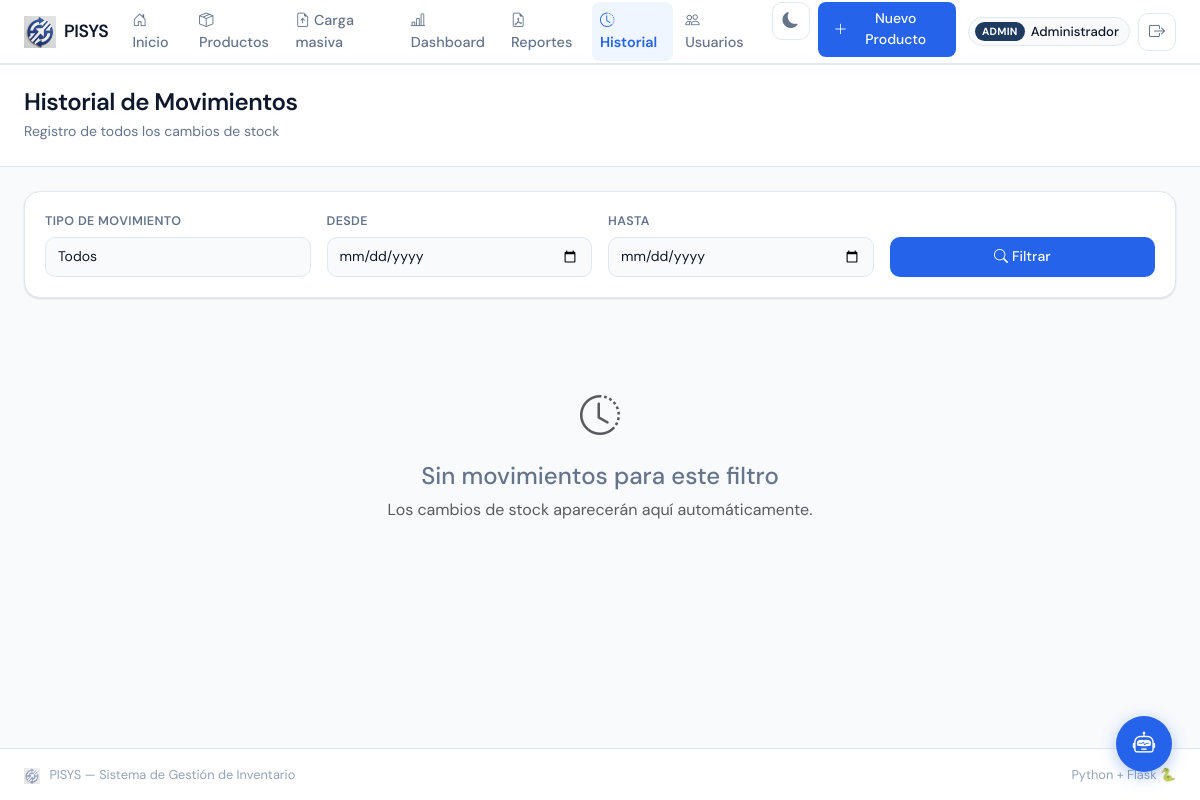
Page /historial (signed in) on the earlier database version.
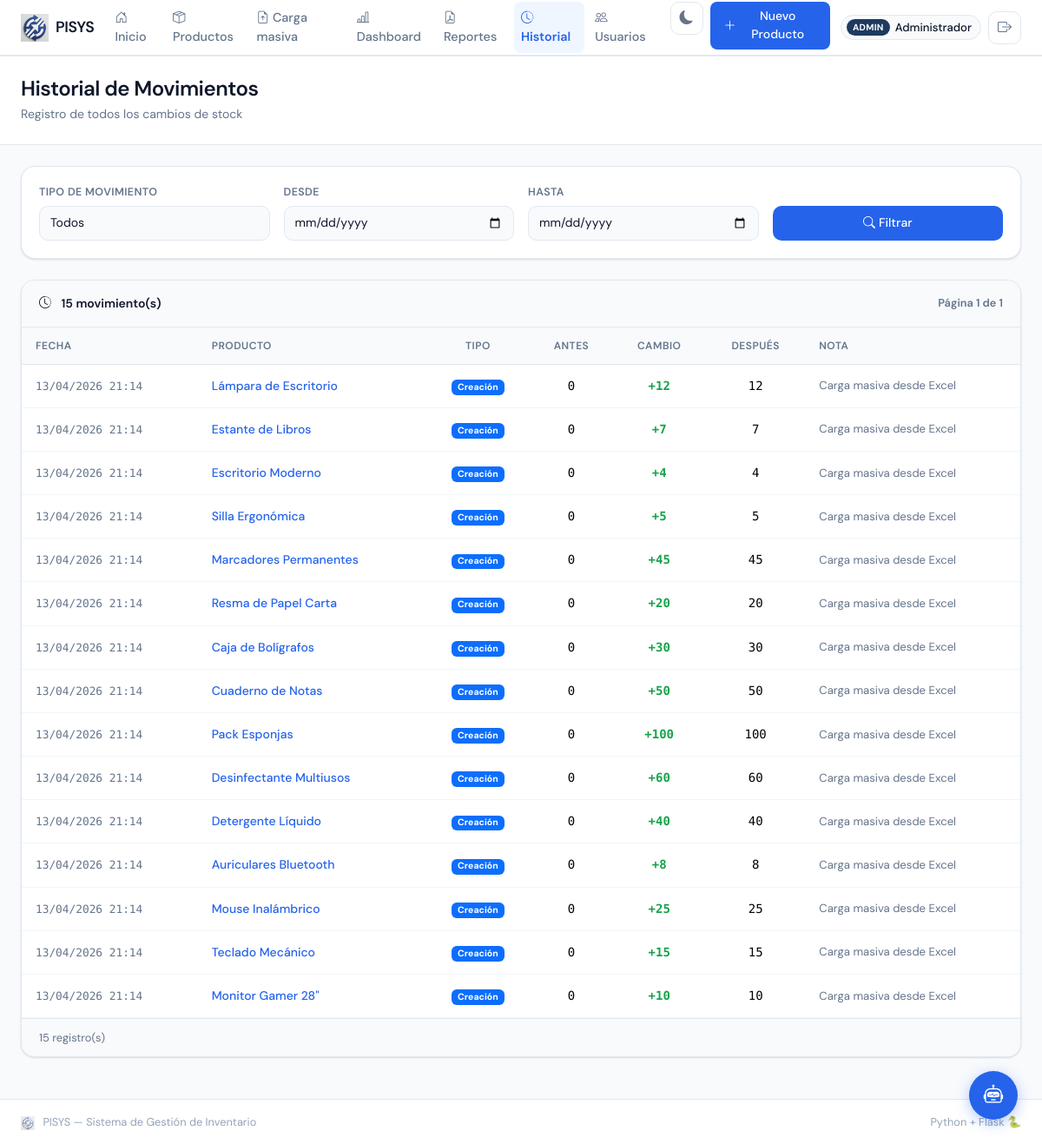
Same page on the later database version.
### app.py (models this page shows, shortened)
class Movimiento(db.Model):
    __tablename__ = 'movimiento'
    id                = db.Column(db.Integer, primary_key=True)
    producto_id       = db.Column(db.Integer, db.ForeignKey('producto.id'), nullable=False)
    tipo              = db.Column(db.String(20), nullable=False, default='ajuste')  # entrada | salida | ajuste | creacion
    cantidad_cambio   = db.Column(db.Integer, nullable=False)
    cantidad_anterior = db.Column(db.Integer, nullable=False)
    cantidad_nueva    = db.Column(db.Integer, nullable=False)
    nota              = db.Column(db.String(200), nullable=True)
    fecha             = db.Column(db.DateTime, default=datetime.utcnow)
    producto = db.relationship('Producto', backref='movimientos')

class Producto(db.Model):
    __tablename__ = 'producto'
    id             = db.Column(db.Integer, primary_key=True)
    nombre         = db.Column(db.String(100), nullable=False)
    descripcion    = db.Column(db.Text, nullable=True)
    precio         = db.Column(db.Float, nullable=False, default=0.0)
    cantidad       = db.Column(db.Integer, nullable=False, default=0)
    categoria      = db.Column(db.String(50), nullable=True, default='General')
    fecha_creacion = db.Column(db.DateTime, default=datetime.utcnow)

### app.py (the view, shortened to what this page needs)
@app.route('/historial')
@requiere_rol('admin', 'auditor')
@login_required
def historial():
    pagina      = request.args.get('pagina', 1, type=int)
    tipo_filtro = request.args.get('tipo', '')
    fecha_desde = request.args.get('fecha_desde', '')
    fecha_hasta = request.args.get('fecha_hasta', '')
    consulta = Movimiento.query
    if tipo_filtro:
        consulta = consulta.filter(Movimiento.tipo == tipo_filtro)
    dt_desde = dt_hasta = None
    if fecha_desde:
        try:
            dt_desde = datetime.strptime(fecha_desde, '%Y-%m-%d')
            consulta = consulta.filter(Movimiento.fecha >= dt_desde)
        except ValueError:
            flash('❌ Fecha "desde" inválida.', 'danger')
    movimientos = consulta.order_by(Movimiento.fecha.desc()) \
                          .paginate(page=pagina, per_page=20, error_out=False)
    return render_template('historial.html',
                           movimientos=movimientos,
                           tipo_filtro=tipo_filtro,
                           fecha_desde=fecha_desde,
                           fecha_hasta=fecha_hasta)

### app.py (called while the page is built)
@login_manager.user_loader
def cargar_usuario(user_id):
    return Usuario.query.get(int(user_id))

def requiere_rol(*roles):
    def decorador(f):
        @wraps(f)
        def wrapper(*args, **kwargs):
            if not current_user.tiene_rol(*roles):
                flash('⛔ No tienes permisos para acceder a esa sección.', 'danger')
                return redirect(url_for('inicio'))
            return f(*args, **kwargs)
        return wrapper
    return decorador

    def tiene_rol(self, *roles):
        return self.rol in roles

### templates/historial.html (shortened to what the changed rows need)
{% extends "base.html" %}
{% block contenido %}
<div class="page-header">
    <div class="container-fluid px-4">
        <div class="row align-items-center">
            <div class="col">
                <h1 class="page-title">Historial de Movimientos</h1>
            </div>
        </div>
    </div>
</div>
<div class="container-fluid px-4 mt-4 mb-5">
    {% if movimientos.items %}
    <div class="tabla-container">
        <div class="tabla-header">
            <span>
                <i class="bi bi-clock-history me-2"></i>
                {{ movimientos.total }} movimiento(s)
            </span>
            <span style="font-size:0.8rem; color:var(--texto-secundario);">
                Página {{ movimientos.page }} de {{ movimientos.pages }}
            </span>
        </div>
        <div class="table-responsive">
            <table class="table tabla-productos mb-0">
                <thead>
                    <tr>
                        <th>Fecha</th>
                        <th>Producto</th>
                        <th class="text-center">Tipo</th>
                        <th class="text-center">Antes</th>
                        <th class="text-center">Cambio</th>
                        <th class="text-center">Después</th>
                        <th>Nota</th>
                    </tr>
                </thead>
                <tbody>
                    {% for mov in movimientos.items %}
                    <tr class="fila-producto">
                        <td class="mono-font" style="font-size:0.8rem; color:var(--texto-secundario); white-space:nowrap;">
                            {{ mov.fecha.strftime('%d/%m/%Y %H:%M') }}
                        </td>
                        <td>
                            <a href="{{ url_for('detalle_producto', id=mov.producto_id) }}"
                               style="text-decoration:none; color:var(--color-primario); font-weight:500;">
                                {{ mov.producto.nombre }}
                            </a>
                        </td>
                        <td class="text-center">
                            {% if mov.tipo == 'entrada' %}
                                <span class="badge bg-success">Entrada</span>
                            {% elif mov.tipo == 'salida' %}
                                <span class="badge bg-danger">Salida</span>
                            {% elif mov.tipo == 'creacion' %}
                                <span class="badge bg-primary">Creación</span>
                            {% else %}
                                <span class="badge bg-secondary">Ajuste</span>
                            {% endif %}
                        </td>
                        <td class="text-center mono-font">{{ mov.cantidad_anterior }}</td>
                        <td class="text-center mono-font">
                            <span class="{% if mov.cantidad_cambio > 0 %}cambio-positivo{% elif mov.cantidad_cambio < 0 %}cambio-negativo{% else %}cambio-neutro{% endif %}">
                                {% if mov.cantidad_cambio > 0 %}+{% endif %}{{ mov.cantidad_cambio }}
                            </span>
                        </td>
                        <td class="text-center mono-font">{{ mov.cantidad_nueva }}</td>
                        <td style="font-size:0.82rem; color:var(--texto-secundario);">
                            {{ mov.nota or '—' }}
                        </td>
                    </tr>
                    {% endfor %}
                </tbody>
            </table>
        </div>
        <div class="tabla-footer">
            <span>{{ movimientos.total }} registro(s)</span>
        </div>
    </div>
    {% else %}
    <div class="estado-vacio">
        <i class="bi bi-clock-history fs-1 text-muted"></i>
        <h4 class="mt-3">Sin movimientos para este filtro</h4>
        {% if tipo_filtro or fecha_desde or fecha_hasta %}
        <p class="text-muted">
            Intenta ampliar el rango de fechas o
            <a href="{{ url_for('historial') }}">ver todos los movimientos</a>.
        </p>
        {% else %}
        <p class="text-muted">Los cambios de stock aparecerán aquí automáticamente.</p>
        {% endif %}
    </div>
    {% endif %}
</div>
{% endblock %}

Differences in the rows shown:
added Movimiento: fecha "13/04/2026 21:14", producto.nombre "Lámpara de Escritorio", tipo "Creación", cantidad_anterior "0", cantidad_cambio "12", cantidad_nueva "12", nota "Carga masiva desde Excel"
added Movimiento: fecha "13/04/2026 21:14", producto.nombre "Estante de Libros", tipo "Creación", cantidad_anterior "0", cantidad_cambio "7", cantidad_nueva "7", nota "Carga masiva desde Excel"
added Movimiento: fecha "13/04/2026 21:14", producto.nombre "Escritorio Moderno", tipo "Creación", cantidad_anterior "0", cantidad_cambio "4", cantidad_nueva "4", nota "Carga masiva desde Excel"
added Movimiento: fecha "13/04/2026 21:14", producto.nombre "Silla Ergonómica", tipo "Creación", cantidad_anterior "0", cantidad_cambio "5", cantidad_nueva "5", nota "Carga masiva desde Excel"
added Movimiento: fecha "13/04/2026 21:14", producto.nombre "Marcadores Permanentes", tipo "Creación", cantidad_anterior "0", cantidad_cambio "45", cantidad_nueva "45", nota "Carga masiva desde Excel"
added Movimiento: fecha "13/04/2026 21:14", producto.nombre "Resma de Papel Carta", tipo "Creación", cantidad_anterior "0", cantidad_cambio "20", cantidad_nueva "20", nota "Carga masiva desde Excel"
added Movimiento: fecha "13/04/2026 21:14", producto.nombre "Caja de Bolígrafos", tipo "Creación", cantidad_anterior "0", cantidad_cambio "30", cantidad_nueva "30", nota "Carga masiva desde Excel"
added Movimiento: fecha "13/04/2026 21:14", producto.nombre "Cuaderno de Notas", tipo "Creación", cantidad_anterior "0", cantidad_cambio "50", cantidad_nueva "50", nota "Carga masiva desde Excel"
added Movimiento: fecha "13/04/2026 21:14", producto.nombre "Pack Esponjas", tipo "Creación", cantidad_anterior "0", cantidad_cambio "100", cantidad_nueva "100", nota "Carga masiva desde Excel"
added Movimiento: fecha "13/04/2026 21:14", producto.nombre "Desinfectante Multiusos", tipo "Creación", cantidad_anterior "0", cantidad_cambio "60", cantidad_nueva "60", nota "Carga masiva desde Excel"
added Movimiento: fecha "13/04/2026 21:14", producto.nombre "Detergente Líquido", tipo "Creación", cantidad_anterior "0", cantidad_cambio "40", cantidad_nueva "40", nota "Carga masiva desde Excel"
added Movimiento: fecha "13/04/2026 21:14", producto.nombre "Auriculares Bluetooth", tipo "Creación", cantidad_anterior "0", cantidad_cambio "8", cantidad_nueva "8", nota "Carga masiva desde Excel"
added Movimiento: fecha "13/04/2026 21:14", producto.nombre "Mouse Inalámbrico", tipo "Creación", cantidad_anterior "0", cantidad_cambio "25", cantidad_nueva "25", nota "Carga masiva desde Excel"
added Movimiento: fecha "13/04/2026 21:14", producto.nombre "Teclado Mecánico", tipo "Creación", cantidad_anterior "0", cantidad_cambio "15", cantidad_nueva "15", nota "Carga masiva desde Excel"
added Movimiento: fecha "13/04/2026 21:14", producto.nombre "Monitor Gamer 28\"", tipo "Creación", cantidad_anterior "0", cantidad_cambio "10", cantidad_nueva "10", nota "Carga masiva desde Excel"
Other differences:
{{ movimientos.total }}: (not shown) → "15"
{{ movimientos.page }}: (not shown) → "1"
{{ movimientos.pages }}: (not shown) → "1"
text no longer shown: "Sin movimientos para este filtro Los cambios de stock aparecerán aquí automáticamente."
text now shown: "movimiento(s) Página de FECHA PRODUCTO TIPO ANTES CAMBIO DESPUÉS NOTA registro(s)"
